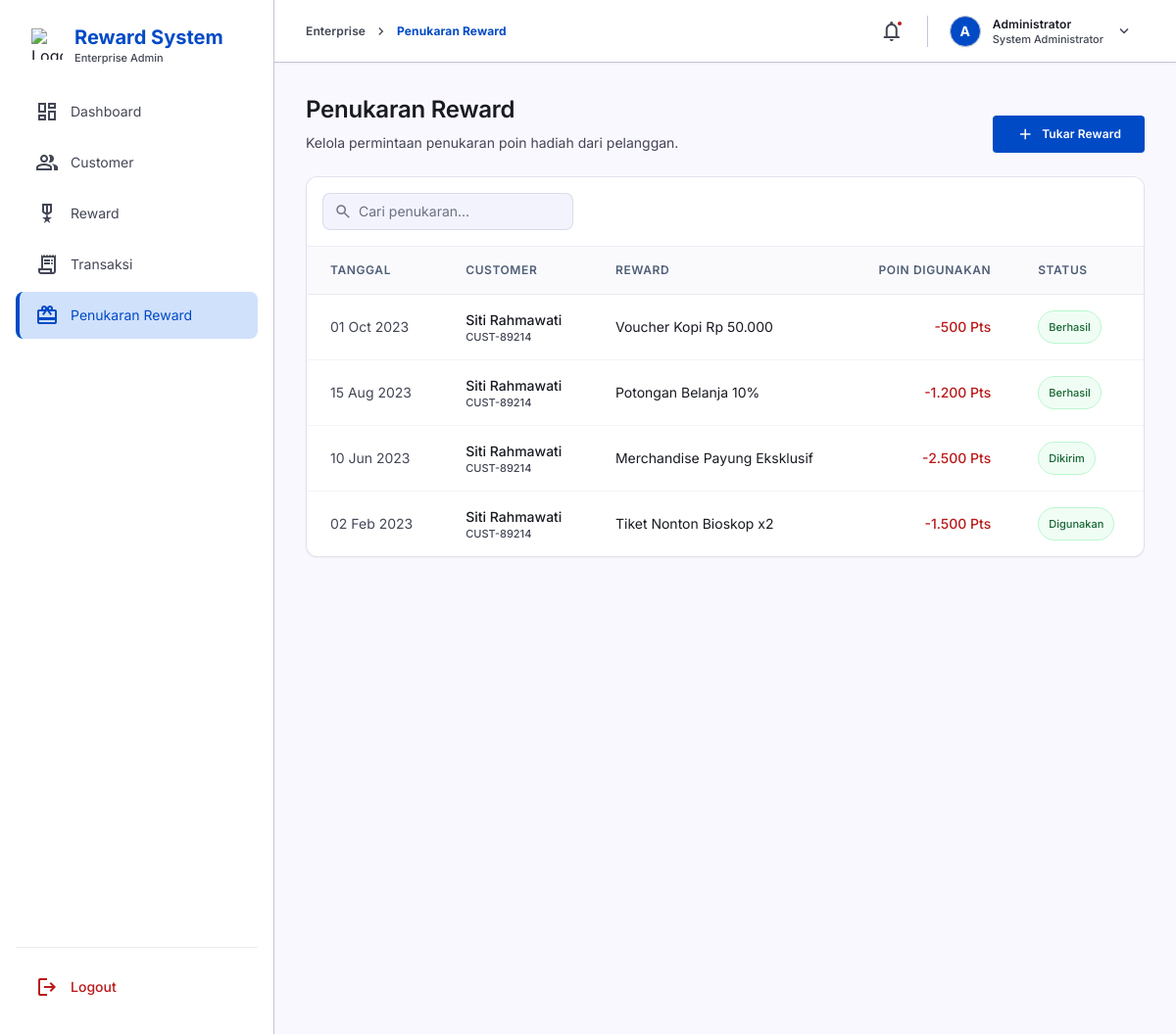
The app's page /penukaran/index.php (signed in) with its own data.
### tables this page shows
CREATE TABLE penukaran_reward (
    id INT AUTO_INCREMENT PRIMARY KEY,
    customer_id INT NOT NULL,
    reward_id INT NOT NULL,
    poin_digunakan INT NOT NULL,
    tanggal_tukar DATE NOT NULL,
    status ENUM('Berhasil', 'Dikirim', 'Digunakan') DEFAULT 'Berhasil',
    created_at TIMESTAMP DEFAULT CURRENT_TIMESTAMP,
    FOREIGN KEY (customer_id) REFERENCES customer(id) ON DELETE CASCADE,
    FOREIGN KEY (reward_id) REFERENCES reward(id) ON DELETE CASCADE
);

CREATE TABLE customer (
    id INT AUTO_INCREMENT PRIMARY KEY,
    id_customer VARCHAR(20) NOT NULL UNIQUE,
    nama VARCHAR(100) NOT NULL,
    email VARCHAR(100) NOT NULL,
    no_hp VARCHAR(20) NOT NULL,
    alamat TEXT,
    tier ENUM('Gold', 'Silver', 'Bronze') DEFAULT 'Bronze',
    total_poin INT DEFAULT 0,
    tanggal_daftar DATE NOT NULL,
    created_at TIMESTAMP DEFAULT CURRENT_TIMESTAMP,
    updated_at TIMESTAMP DEFAULT CURRENT_TIMESTAMP ON UPDATE CURRENT_TIMESTAMP
);

CREATE TABLE reward (
    id INT AUTO_INCREMENT PRIMARY KEY,
    nama_reward VARCHAR(150) NOT NULL,
    jumlah_poin INT NOT NULL,
    stok INT NOT NULL DEFAULT 0,
    foto VARCHAR(255) DEFAULT NULL,
    created_at TIMESTAMP DEFAULT CURRENT_TIMESTAMP,
    updated_at TIMESTAMP DEFAULT CURRENT_TIMESTAMP ON UPDATE CURRENT_TIMESTAMP
);

### penukaran/index.php (the view, shortened to what this page needs)
<?php
require_once '../config/koneksi.php';
$per_page = 10;
$page = isset($_GET['page']) ? max(1, (int)$_GET['page']) : 1;
$offset = ($page - 1) * $per_page;
$search = isset($_GET['search']) ? trim($_GET['search']) : '';
$search_condition = '';
$search_param = '';
$query = "SELECT pr.*, c.nama, c.id_customer, r.nama_reward
          FROM penukaran_reward pr
          JOIN customer c ON pr.customer_id = c.id
          JOIN reward r ON pr.reward_id = r.id"
          . $search_condition .
          " ORDER BY pr.tanggal_tukar DESC LIMIT ? OFFSET ?";
if (!empty($search)) {
    $stmt = $conn->prepare($query);
    $stmt->bind_param("sssii", $search_param, $search_param, $search_param, $per_page, $offset);
    $stmt->execute();
    $rows = $stmt->get_result();
} else {
    $stmt = $conn->prepare($query);
    $stmt->bind_param("ii", $per_page, $offset);
    $stmt->execute();
    $rows = $stmt->get_result();
}
include '../includes/header.php';
?>
<?php include '../includes/sidebar.php'; ?>
<div class="flex-1 w-full lg:ml-[280px] lg:w-auto flex flex-col min-h-screen transition-all duration-300">
  <?php include '../includes/topbar.php'; ?>
  <main class="mt-16 min-h-screen">
    <div class="p-margin-mobile lg:p-margin-desktop max-w-container-max mx-auto space-y-stack-lg pb-8">
      <div class="flex flex-col md:flex-row md:items-end justify-between gap-4">
        <div>
          <h2 class="font-headline-lg text-headline-lg text-on-surface mb-2">Penukaran Reward</h2>
          <p class="font-body-md text-body-md text-on-surface-variant">Kelola permintaan penukaran poin hadiah dari pelanggan.</p>
        </div>
        <a href="tambah.php" class="bg-primary text-on-primary font-label-md text-label-md px-6 py-2.5 rounded hover:bg-primary-container transition-colors inline-flex items-center justify-center gap-2 w-full md:w-auto shadow-sm">
          <span class="material-symbols-outlined text-[18px]">add</span>
          Tukar Reward
        </a>
      </div>
      <div class="bg-surface-container-lowest rounded-xl border border-outline-variant/50 shadow-sm overflow-hidden flex flex-col">
        <div class="p-4 border-b border-outline-variant/30 flex flex-col sm:flex-row items-start sm:items-center justify-between bg-surface-container-lowest gap-4">
          <form method="GET" action="index.php" class="relative w-full sm:w-64">
            <span class="material-symbols-outlined absolute left-3 top-1/2 -translate-y-1/2 text-outline text-[18px]">search</span>
            <input
              name="search"
              value="<?= htmlspecialchars($search) ?>"
              class="w-full pl-9 pr-4 py-2 bg-surface-container-low border border-outline-variant/50 rounded-lg font-body-md text-body-md text-on-surface focus:outline-none focus:ring-2 focus:ring-primary/50 focus:border-primary transition-all"
              placeholder="Cari penukaran..."
              type="text"
            />
          </form>
        </div>
        <div class="overflow-x-auto">
          <table class="w-full text-left border-collapse">
            <thead>
              <tr class="bg-surface-container/30 border-b border-outline-variant/30">
                <th class="py-4 px-6 font-label-md text-label-md text-secondary font-semibold uppercase tracking-wider">Tanggal</th>
                <th class="py-4 px-6 font-label-md text-label-md text-secondary font-semibold uppercase tracking-wider">Customer</th>
                <th class="py-4 px-6 font-label-md text-label-md text-secondary font-semibold uppercase tracking-wider">Reward</th>
                <th class="py-4 px-6 font-label-md text-label-md text-secondary font-semibold uppercase tracking-wider text-right">Poin Digunakan</th>
                <th class="py-4 px-6 font-label-md text-label-md text-secondary font-semibold uppercase tracking-wider">Status</th>
              </tr>
            </thead>
            <tbody class="divide-y divide-outline-variant/20 font-body-md text-body-md text-on-surface">
              <?php if ($rows->num_rows === 0): ?>
                <tr>
                  <td colspan="5" class="py-12 text-center text-on-surface-variant">
                    <div class="flex flex-col items-center gap-3">
                      <span class="material-symbols-outlined text-[48px] text-outline">inbox</span>
                      <p class="font-body-md">
                        <?= !empty($search) ? 'Tidak ada data yang cocok dengan pencarian.' : 'Belum ada data penukaran.' ?>
                      </p>
                    </div>
                  </td>
                </tr>
              <?php else: ?>
                <?php while ($r = $rows->fetch_assoc()): ?>
                  <tr class="hover:bg-surface-container-low transition-colors group">
                    <td class="py-4 px-6 whitespace-nowrap text-on-surface-variant">
                      <?= date('d M Y', strtotime($r['tanggal_tukar'])) ?>
                    </td>
                    <td class="py-4 px-6 font-medium text-on-surface">
                      <?= htmlspecialchars($r['nama']) ?>
                      <span class="block text-on-surface-variant text-label-sm"><?= htmlspecialchars($r['id_customer']) ?></span>
                    </td>
                    <td class="py-4 px-6">
                      <?= htmlspecialchars($r['nama_reward']) ?>
                    </td>
                    <td class="py-4 px-6 text-right font-medium text-error">
                      -<?= number_format($r['poin_digunakan'], 0, ',', '.') ?> Pts
                    </td>
                    <td class="py-4 px-6">
                      <?php
                        $status_class = 'status-completed';
                      ?>
                      <span class="status-badge <?= $status_class ?>">
                        <?= htmlspecialchars($r['status']) ?>
                      </span>
                    </td>
                  </tr>
                <?php endwhile; ?>
              <?php endif; ?>
            </tbody>
          </table>
        </div>
      </div>
    </div>
  </main>
</div>
</body>
</html>

### records on screen
penukaran_reward: tanggal_tukar "01 Oct 2023", customer.nama "Siti Rahmawati", customer.id_customer "CUST-89214", reward.nama_reward "Voucher Kopi Rp 50.000", poin_digunakan "500", status "Berhasil"
penukaran_reward: tanggal_tukar "15 Aug 2023", customer.nama "Siti Rahmawati", customer.id_customer "CUST-89214", reward.nama_reward "Potongan Belanja 10%", poin_digunakan "1.200", status "Berhasil"
penukaran_reward: tanggal_tukar "10 Jun 2023", customer.nama "Siti Rahmawati", customer.id_customer "CUST-89214", reward.nama_reward "Merchandise Payung Eksklusif", poin_digunakan "2.500", status "Dikirim"
penukaran_reward: tanggal_tukar "02 Feb 2023", customer.nama "Siti Rahmawati", customer.id_customer "CUST-89214", reward.nama_reward "Tiket Nonton Bioskop x2", poin_digunakan "1.500", status "Digunakan"

### other values on screen
$page_title "Penukaran Reward"
substr($_SESSION['admin_nama'], 0, 1) "A"
$_SESSION['admin_nama'] "Administrator"
